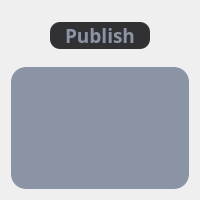
                              <widget class="QFrame" name="frame_shots_publish">
                               <property name="minimumSize">
                                <size>
                                 <width>0</width>
                                 <height>200</height>
                                </size>
                               </property>
                               <property name="frameShape">
                                <enum>QFrame::NoFrame</enum>
                               </property>
                               <property name="frameShadow">
                                <enum>QFrame::Raised</enum>
                               </property>
                               <layout class="QVBoxLayout" name="verticalLayout_85">
                                <item>
                                 <widget class="QFrame" name="frame_shots_publish_lab">
                                  <property name="maximumSize">
                                   <size>
                                    <width>16777215</width>
                                    <height>50</height>
                                   </size>
                                  </property>
                                  <property name="frameShape">
                                   <enum>QFrame::NoFrame</enum>
                                  </property>
                                  <property name="frameShadow">
                                   <enum>QFrame::Raised</enum>
                                  </property>
                                  <layout class="QVBoxLayout" name="verticalLayout_86">
                                   <item>
                                    <widget class="QPushButton" name="lab_shots_publish">
                                     <property name="font">
                                      <font>
                                       <family>Quicksand</family>
                                       <pointsize>14</pointsize>
                                       <bold>true</bold>
                                      </font>
                                     </property>
                                     <property name="styleSheet">
                                      <string notr="true">QPushButton{
	background-color:#313134;
	color:#8B94A4;
	border-radius:10px;
	margin-left:30px;
	margin-right:30px;
}</string>
                                     </property>
                                     <property name="text">
                                      <string>Publish</string>
                                     </property>
                                    </widget>
                                   </item>
                                  </layout>
                                 </widget>
                                </item>
                                <item>
                                 <widget class="QFrame" name="frame_shots_publish_scrol">
                                  <property name="styleSheet">
                                   <string notr="true">QFrame{
	background-color:#8B94A4;
	border-radius:15px;
}</string>
                                  </property>
                                  <property name="frameShape">
                                   <enum>QFrame::NoFrame</enum>
                                  </property>
                                  <property name="frameShadow">
                                   <enum>QFrame::Raised</enum>
                                  </property>
                                  <layout class="QVBoxLayout" name="verticalLayout_87">
                                   <item>
                                    <widget class="QFrame" name="frame_shots_publish_scrol_active">
                                     <property name="frameShape">
                                      <enum>QFrame::NoFrame</enum>
                                     </property>
                                     <property name="frameShadow">
                                      <enum>QFrame::Raised</enum>
                                     </property>
                                     <layout class="QVBoxLayout" name="verticalLayout_88"/>
                                    </widget>
                                   </item>
                                  </layout>
                                 </widget>
                                </item>
                               </layout>
                              </widget>
